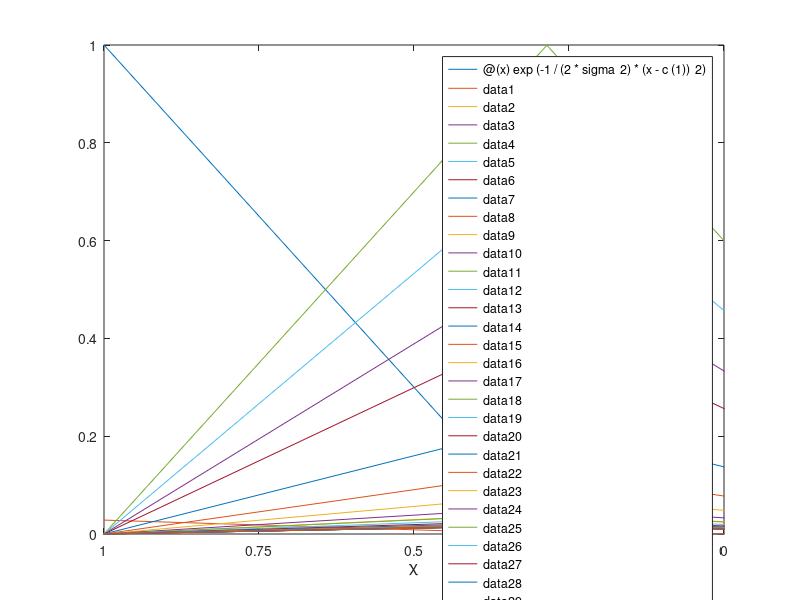

Reproduce this figure in MATLAB.
clc;clear;format compact;

%% Plot basis functions locations
alpha = 18
n_bfs = 30
c = 1 - exp(-alpha/2 * linspace(0, 1, n_bfs))

h = 1.0 ./ gradient(c)*gradient(c)';
sigma = 0.1; % SIGMA

fplot(@(x) exp(-1/(2*sigma^2)*(x - c(1))^2))
hold on
    for i = 2:n_bfs
        fplot(@(x) exp(-1/(2*sigma^2)*(x - c(i))^2))
    end
hold off
xlim([0 1])
ylim([0 1])
xticks(0:.25:1)
xticklabels(1:-.25:0)
xlabel('\chi')
set(gcf,'Position',[100 100 400 200])